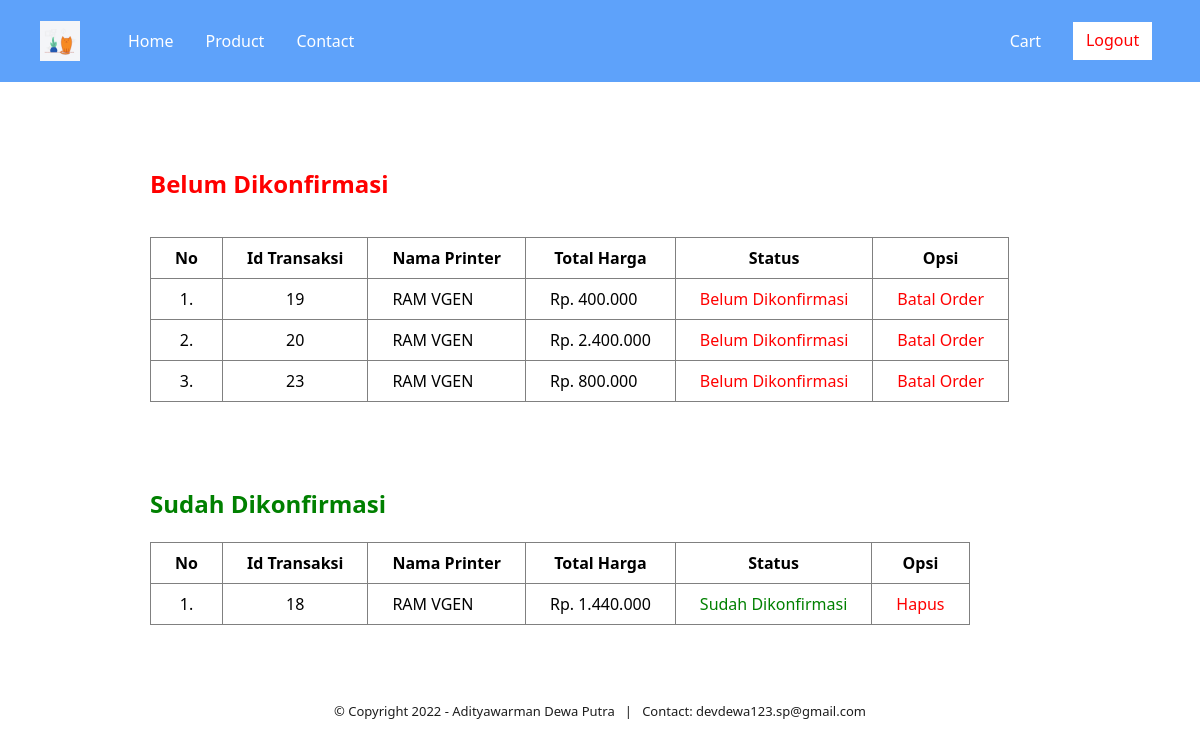
Screenshot of /orders.php (signed in) with the database file from the repository.
### tables this page shows
CREATE TABLE `transaksi` (
  `IdTransaksi` int(11) NOT NULL,
  `Jumlah` int(10) NOT NULL,
  `UserIdUser` int(10) DEFAULT NULL,
  `status` int(10) NOT NULL,
  `Printer_tbIdPrinter` int(10) NOT NULL,
  `UserIdUser2` int(10) DEFAULT NULL
);

CREATE TABLE `printer_tb` (
  `IdPrinter` int(11) NOT NULL,
  `NamaPrinter` varchar(50) NOT NULL,
  `SpesifikasiPrinter` varchar(50) NOT NULL,
  `HargaPrinter` int(50) NOT NULL,
  `UserIdUser` int(10) DEFAULT NULL,
  `image` varchar(150) NOT NULL,
  `stok` int(255) NOT NULL
);

### orders.php (the view, shortened to what this page needs)
<!DOCTYPE html>
<html lang="en">
<head>
    <link rel="stylesheet" href="css/orders.css">
</head>
<body>
    <header>
        <ul>
            <li><img src="img/login.svg" width="40px" alt="Logo"></li>
            <li><a href="index.php">Home</a></li>
            <li><a href="index.php#product">Product</a></li>
            <li><a href="#contact">Contact</a></li>
        </ul>
        <ul>
            <?php
                if (!isset($_SESSION['cart'])) {
                    echo'<li><a href="cart.php">Cart</a></li>';
                }
                else {
                    echo'<li><a href="cart.php?index=">Cart</a></li>';
                }
            ?>
            <?php
                if (isset($_SESSION['Username'])) {
                    if ($_SESSION['Username'] == 'admin') {
                        echo '
                            <li>
                                <a href="admin/dashboard.php">Dashboard</a>
                            </li>
                        ';
                    } else {
                        echo '
                            <li>
                                <a href="admin/logout.php" class="logout">Logout</a>
                            </li>
                        ';
                    }
                } else {
                    echo '
                            <li>
                                <a href="login.php">Login</a>
                            </li>
                        ';
                }
            ?>
        </ul>
    </header>
    <div class="container">
    <div class="container" id="order">
        <h2 class="red">Belum Dikonfirmasi</h2>
        <section>
                <table border="1" cellpadding="3">
                    <tr>
                        <th> No </th>
                        <th> Id Transaksi </th>
                        <th> Nama Printer </th>
                        <th> Total Harga </th>
                        <th> Status </th>
                        <th> Opsi </th>
                    </tr>
                    <?php
                    include ("koneksi.php");
                    $query = "SELECT * FROM transaksi
                    JOIN printer_tb ON printer_tb.IdPrinter = transaksi.UserIdUser";
                    $result = mysqli_query($koneksi, $query);
                    $no= 1;
                    while ($transaksi = mysqli_fetch_object($result)) { if ($transaksi->status == 1) { ?>
                        <tr>
                            <td class="text-center"><?= $no++ ?>.</td>
                            <td class="text-center"><?= $transaksi->IdTransaksi ?></td>
                            <td><?= $transaksi->NamaPrinter ?></td>
                            <td><?= "Rp. " . number_format($transaksi->Jumlah, 0, ".", "."); ?></td>
                            <td class="red">Belum Dikonfirmasi</td>
                            <td>
                                <a href="proses/hapus_orders.php?IdTransaksi=<?= $transaksi->IdTransaksi ?>" onclick="return confirm('Yakin Hapus?')">Batal Order</a>
                            </td>
                        </tr>
                    <?php } } ?>
            </table>
            <br><br>
            <h2 class="green">Sudah Dikonfirmasi</h2>
            <table border="1" cellpadding="3">
                <tr>
                    <th> No </th>
                    <th> Id Transaksi </th>
                    <th> Nama Printer </th>
                    <th> Total Harga </th>
                    <th> Status </th>
                    <th> Opsi </th>
                </tr>
                <?php
                $query = "SELECT * FROM transaksi
                JOIN printer_tb ON printer_tb.IdPrinter = transaksi.UserIdUser";
                $result = mysqli_query($koneksi, $query);
                $no= 1;
                while ($transaksi = mysqli_fetch_object($result)) { if ($transaksi->status == 2) { ?>
                <tr>
                    <td class="text-center"><?= $no++ ?>.</td>
                    <td class="text-center"><?= $transaksi->IdTransaksi ?></td>
                    <td><?= $transaksi->NamaPrinter ?></td>
                    <td><?= "Rp. " . number_format($transaksi->Jumlah, 0, ".", "."); ?></td>
                    <td class="green">Sudah Dikonfirmasi</td>
                    <td>
                        <a href="proses/hapus_orders.php?IdTransaksi=<?= $transaksi->IdTransaksi ?>" onclick="return confirm('Yakin Hapus?')">Hapus</a>
                    </td>
                </tr>
                <?php } } ?>
            </table>
        </section>
    </div>
    <div class="container footer" id="contact">
        <p>&copy; Copyright 2022 - Adityawarman Dewa Putra&nbsp;&nbsp; | &nbsp;&nbsp;Contact: devdewa123.sp@gmail.com</p>
    </div>
</body>
</html>

### css/orders.css (style rules this page uses)
* { line-height: 1.5; box-sizing: border-box; text-decoration: none; font-family: 'Segoe UI', Tahoma, Geneva, Verdana, sans-serif !important; }
body { margin: 0; padding: 0; }
header { display: flex; padding: 0.3rem 1rem; background: #5EA2FA; justify-content: space-between; }
header img { margin: 0 1rem 0 0; }
header a { color: #FFF; font-weight: 500; transition: 0.1s ease-in-out; }
ul { padding: 1rem; margin: 0; display: flex; align-items: center; }
ul:nth-child(1) { padding: 1rem 0.5rem; }
ul li { display: flex; padding: 0 1rem; }
.container { width: 900px; margin: auto; padding: 2rem 0; display: flex; justify-content: center; flex-direction: column; }
table { border-collapse: collapse; margin: 1rem 0; }
th, td { padding: 0.5rem 1.5rem; }
table a { color: red; }
.footer { text-align: center; font-size: 13px; padding: 1rem 0; color: #1d1d1d; }
.text-center { text-align: center; }
.green { color: green; }
.red { color: red; }
.logout { background: white; color: red; padding: 0.4rem 0.8rem 0.5rem 0.8rem; }

### rows the page displays
transaksi: IdTransaksi "19", printer_tb.NamaPrinter "RAM VGEN", Jumlah "400.000"
transaksi: IdTransaksi "20", Printer_tbIdPrinter.NamaPrinter "RAM VGEN", Jumlah "2.400.000"
transaksi: IdTransaksi "23", printer_tb.NamaPrinter "RAM VGEN", Jumlah "800.000"
transaksi: IdTransaksi "18", printer_tb.NamaPrinter "RAM VGEN", Jumlah "1.440.000"
